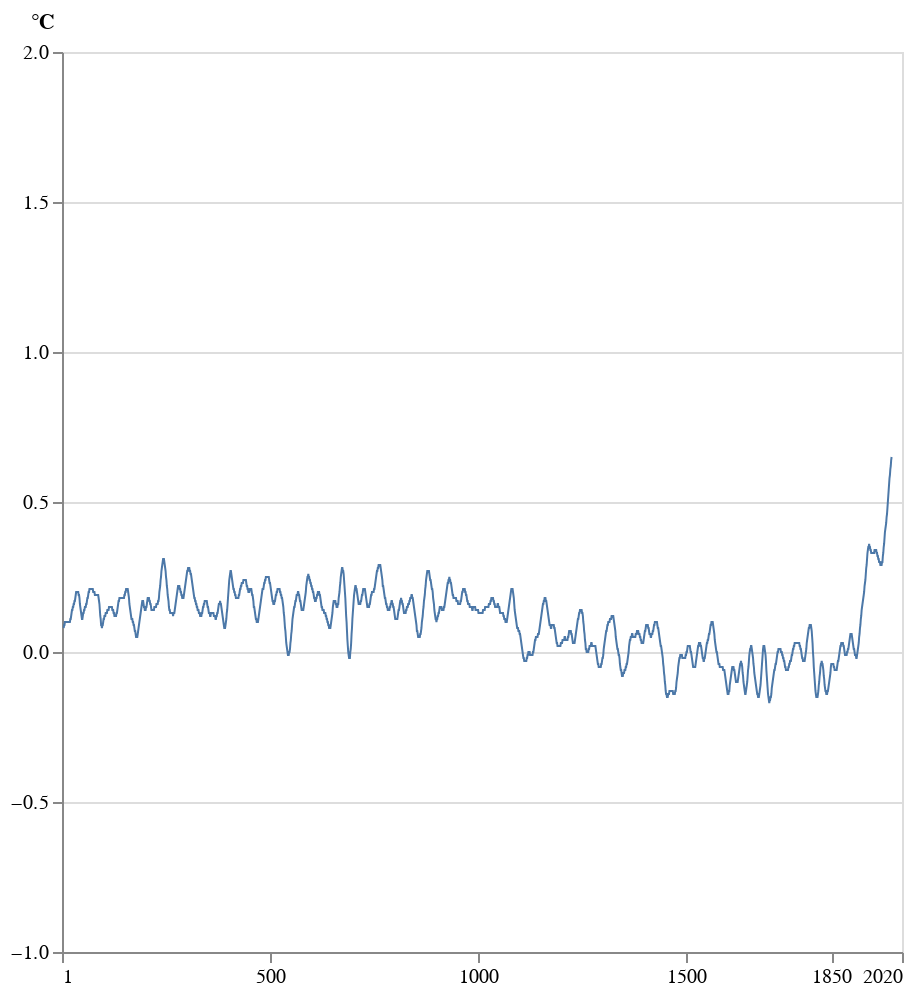

Notebook code for this chart:
### Markdown cell above
There are several changes to do concerning the axis : 
- the x axis has to go from 1 to 2020 with values [1, 500, 1000, 1500, 1850, 2020]
- the y axis has to go from -1 to 2 with values [-1, -0.5, 0.0, 0.5, 1.0, 1.5, 2.0]

### Code cell
base = alt.Chart(df_spm1_recon).mark_line(strokeWidth=1).encode(
    alt.X('Year:Q',                                 # year on x-axis as quantitative
          scale=alt.Scale(domain=[1, 2020]),        # set the range of the x-axis
          axis=alt.Axis(
              tickCount=6,                          # set the number of ticks
              format = 'd',                         # set the format of the ticks
              values = [1, 500, 1000, 1500, 1850, 2020], # set the values of the ticks
              grid = False,                         # remove the grid
              title = None )),                      # remove the title of the axis
          
    alt.Y('surface temperature anomaly:Q',
          scale=alt.Scale(domain=[-1, 2]),
          axis=alt.Axis(
              tickCount=7, 
              values = [-1, -0.5, 0.0, 0.5, 1.0, 1.5, 2.0],
              title='°C',
              titleY=-10,                           # move the title up
              titleX=-10,                           # move the title to the right
              titleAngle=0),                        # set the title angle
              )
).properties(width=420, height=450)

base

### Figure 1 — Vega-Lite specification as saved in the notebook (floating-point values rounded to 4 significant figures; data arrays with more than 128 entries replaced by an {"elided": "..."} marker saying what was removed)
{"config": {"view": {"continuousWidth": 400, "continuousHeight": 300}}, "data": {"name": "data-f44ddca17be3a55ebf760afe9b6bd7d3"}, "mark": {"type": "line", "strokeWidth": 1}, "encoding": {"x": {"axis": {"format": "d", "grid": false, "tickCount": 6, "title": null, "values": [1, 500, 1000, 1500, 1850, 2020]}, "field": "Year", "scale": {"domain": [1, 2020]}, "type": "quantitative"}, "y": {"axis": {"tickCount": 7, "title": "°C", "titleAngle": 0, "titleX": -10, "titleY": -10, "values": [-1, -0.5, 0.0, 0.5, 1.0, 1.5, 2.0]}, "field": "surface temperature anomaly", "scale": {"domain": [-1, 2]}, "type": "quantitative"}}, "height": 450, "width": 420, "$schema": "https://vega.github.io/schema/vega-lite/v4.17.0.json", "datasets": {"data-f44ddca17be3a55ebf760afe9b6bd7d3": {"elided": "1991 records"}}}
